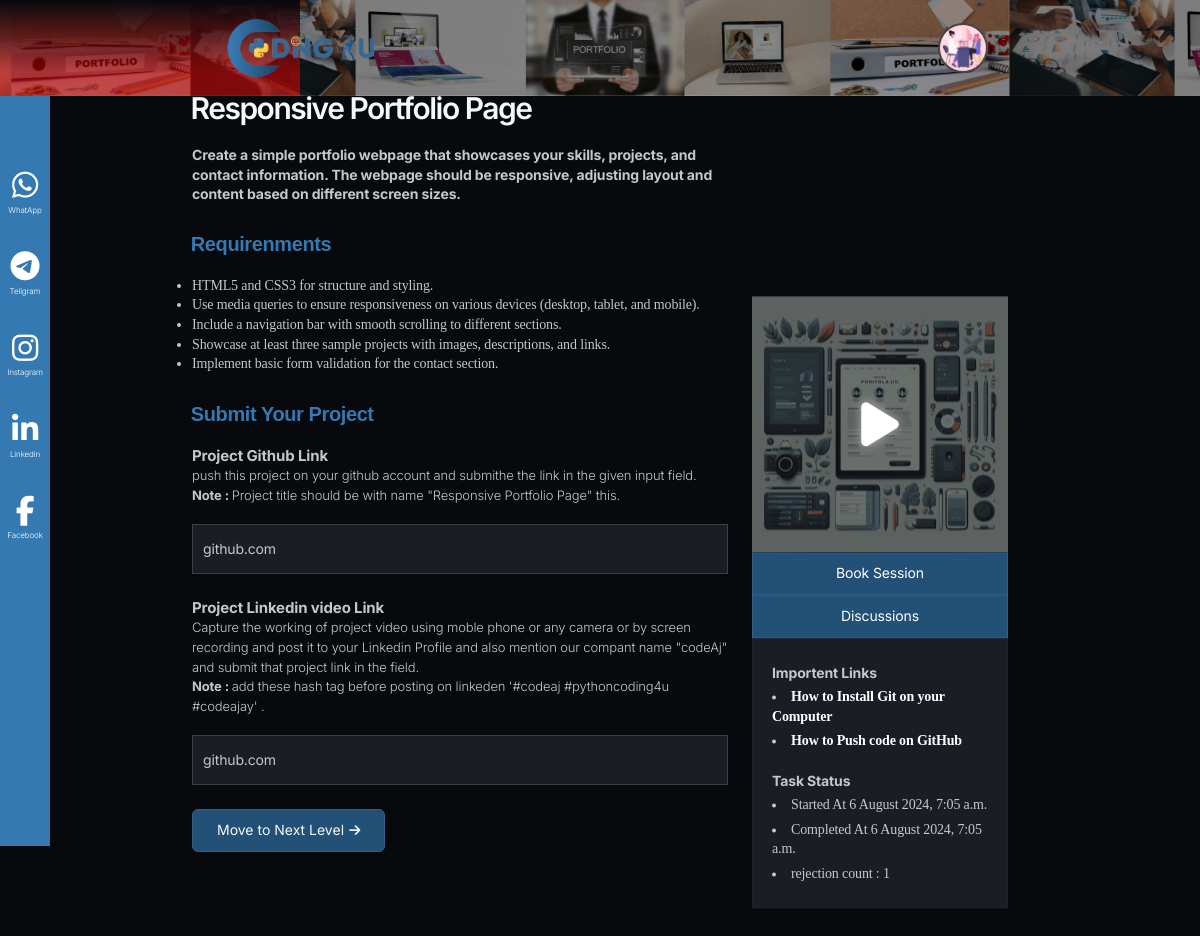
/level-one/ (signed in), run on the app's committed database.
### accounts/models.py (models this page shows, shortened)
class Student(AbstractBaseUser, PermissionsMixin):
    STATUS_NOT_STARTED = 'not_started'
    STATUS_IN_PROGRESS = 'in_progress'
    STATUS_UNDER_REVIEW = 'under_review'
    STATUS_COMPLETED = 'completed'
    STATUS_REJECTED = 'rejected'
    STATUS_CHOICES = [
        (STATUS_NOT_STARTED, 'Not Started'),
        (STATUS_IN_PROGRESS, 'In Progress'),
        (STATUS_UNDER_REVIEW, 'Under Review'),
        (STATUS_COMPLETED, 'Completed'),
        (STATUS_REJECTED, 'Rejected'),
    ]
    email = models.EmailField(unique=True)
    name = models.CharField(max_length=255)
    profile_pic = models.ImageField(upload_to='profile_pics/', null=True, blank=True)
    phone_no = models.CharField(max_length=15, null=True, blank=True)
    whatsapp_no = models.CharField(max_length=15, null=True, blank=True)
    college = models.CharField(max_length=255, null=True, blank=True)
    domain = models.ForeignKey(Domain, on_delete=models.SET_NULL, null=True, blank=True)
    assignment1 = models.ForeignKey(Assignment, on_delete=models.SET_NULL, null=True, blank=True, related_name='assignment1')
    assignment1status = models.CharField(
        max_length=20,
        choices=STATUS_CHOICES,
        default=STATUS_NOT_STARTED,
    )
    assignment1starttime = models.DateTimeField(blank=True,null=True)
    assignment1endttime = models.DateTimeField(blank=True,null=True)
    assignment1rejectioncount = models.IntegerField(default=0)
    assignment2 = models.ForeignKey(Assignment, on_delete=models.SET_NULL, null=True, blank=True, related_name='assignment2')
    assignment2status = models.CharField(
        max_length=20,
        choices=STATUS_CHOICES,
        default=STATUS_NOT_STARTED,
    )
    assignment2starttime = models.DateTimeField(blank=True,null=True)
    assignment2endttime = models.DateTimeField(blank=True,null=True)
    assignment2rejectioncount = models.IntegerField(default=0)
    assignment3 = models.ForeignKey(Assignment, on_delete=models.SET_NULL, null=True, blank=True, related_name='assignment3')
    assignment3status = models.CharField(
        max_length=20,
        choices=STATUS_CHOICES,
        default=STATUS_NOT_STARTED,
    )
    assignment3starttime = models.DateTimeField(blank=True,null=True)
    assignment3endttime = models.DateTimeField(blank=True,null=True)
    assignment3rejectioncount = models.IntegerField(default=0)
    level_choices_student = [(0, 'Not Started'), (1, 'Level 1'), (2, 'Level 2'), (3, 'Level 3'), (4, 'pending'), (5, 'Certificate Level')]
    level_student = models.IntegerField(choices=level_choices_student, default=0)
    otp = models.IntegerField(null=True, blank=True)
    is_active = models.BooleanField(default=True)
    is_staff = models.BooleanField(default=False)
    date_joined = models.DateTimeField(default=timezone.now)
    objects = StudentManager()
    USERNAME_FIELD = 'email'
    REQUIRED_FIELDS = ['name']

class Assignment(models.Model):
    domain = models.ForeignKey(Domain, on_delete=models.SET_NULL, null=True, blank=True)
    assignment_question = models.CharField(max_length=255)
    assignment_description = models.TextField(null=True, blank=True)
    assignment_requirements = models.TextField(null=True, blank=True)
    assignment_banner = models.ImageField(upload_to='assignment_banners/', null=True, blank=True)
    assignment_banner1 = models.ImageField(upload_to='assignment_banners1/', null=True, blank=True)
    level_choices = [(1, 'Level 1'), (2, 'Level 2'), (3, 'Level 3')]
    level = models.IntegerField(choices=level_choices, default=0)
    links = models.ManyToManyField(RefralLink, null=True, blank=True)
    slug = models.CharField(null=True, blank=True, max_length=100)

class AssignmentSubmit(models.Model):
    student = models.ForeignKey(Student, on_delete=models.SET_NULL, null=True, blank=True, unique=True)
    Assignment1_github_Link = models.TextField(null=True, blank=True)
    Assignment1_linkedin_link = models.TextField(null=True, blank=True)
    Assignment2_github_Link = models.TextField(null=True, blank=True)
    Assignment2_linkedin_link = models.TextField(null=True, blank=True)
    Assignment3_github_Link = models.TextField(null=True, blank=True)
    Assignment3_linkedin_link = models.TextField(null=True, blank=True)

class RefralLink(models.Model):
    title = models.CharField(max_length=255)
    url = models.URLField(max_length=255, null=True, blank=True)

### accounts/views.py (the view, shortened to what this page needs)
# urls.py: path('level-one/', views.level_one, name='level1'),
@login_required(login_url='/')
def level_one(request):
    student = request.user
    print(student.id)
    if student.assignment1status == 'not_started':
        student.assignment1status = 'in_progress'
        student.assignment1starttime = timezone.now()
        student.save()
    elif student.assignment1status == 'rejected':
        student.assignment1status = 'in_progress'
        student.assignment1rejectioncount = int(student.assignment1rejectioncount) + 1
        student.save()
    else:
        pass
    try:
        print("loading...1")
        submitted_data = AssignmentSubmit.objects.get(student=student)
        return render(request, 'level1.html',{"sdata": submitted_data})
    except:
        print("loading...")
        return render(request, 'level1.html')

### accounts/models.py (called while the page is built)
    def __str__(self):
        return self.domain_name

### templates/level1.html (shortened to what this page needs)
{% load static %}
{% include 'header.html' %}
<section class="support">
    <div class="iconn">
        <div class="spaceicon"></div>
        <i class="fa-brands fa-whatsapp"></i>
        <p>WhatApp</p>
        <i class="fa-brands fa-telegram"></i>
        <p>Teligram</p>
        <i class="fa-brands fa-instagram"></i>
        <p>Instagram</p>
        <i class="fa-brands fa-linkedin-in"></i>
        <p>Linkedin</p>
        <i class="fa-brands fa-facebook-f"></i>
        <p>Facebook</p>
    </div>
</section>
<div class="stg-container">
    <section >
        <div class="stg-row mobtopp">
            <div class="stg-col-8 ">
                <div class="bringer-grid-1cols" data-stagger-appear="zoom-in" data-stagger-unload="zoom-out" data-threshold="0.5" data-stagger-delay="150">
                    <div >
                        <h3 class="wow animate__animated animate__fadeInTopRight">{{user.assignment1.assignment_question}}</h3>
                        <p class="pdec" ><b>
                            {{user.assignment1.assignment_description}}
                        </b></p>
                        <h5 class="req">Requirenments</h5>
                        <p>
                            {{user.assignment1.assignment_requirements | safe}}
                        </p>
                        <div class="form-submit mt-5">
                        <form method="post">
                            <h5 class="mb-3 req">Submit Your Project</h5>
                            <p style="font-weight: 300; font-size: 13px;" >
                              <b  style="font-size: 15px;"  class="mb-2">Project Github Link </b>
                           <br>
                                push this project on your github account and submithe the link in the given input field.<br>
                                <b>Note : </b> Project title should be with name "{{user.assignment1.assignment_question}}" this.
                            </p>
                            <input value="{{sdata.Assignment1_github_Link}}" type="text" name="git" class="mb-4" placeholder="Project Git Link" required>
                            <p style="font-weight: 300; font-size: 13px;">
                                <b style="font-size: 15px;" class="mb-2">Project Linkedin video Link </b>
                             <br>
                                  Capture the working of project video using moble phone or any camera or by screen recording and post it to your Linkedin Profile and also mention our compant name "codeAj" and submit that project link in the field.<br>
                                  <b>Note : </b> add these hash tag before posting on linkeden '#codeaj #pythoncoding4u #codeajay' .
                              </p>
                            <input value="{{sdata.Assignment1_linkedin_link}}" type="text" name="linkedin" class="mb-5"  placeholder="Project video Linkedin Link" required>
                            <div class="mt-3" style="height: 100px;">
                                <button type="submit" class="mb-3 submit-button " >
                                    Move to Next Level
                                    <i class="fa-solid fa-arrow-right"></i>
                                </button>
                            </div>
                        </form>
                    </div>
                    </div>
                </div>
            </div>
            <div class="stg-col-4 stg-tp-bottom-gap-l" data-unload="fade-left" style="position: relative; border-radius:0px;">
                <div class="bringer-sticky-block is-init sidesticky" style="transform: translateY(0px);  position: sticky; border-radius:0px;">
                    <div class="card1" id="level1" style="border-radius:0px;">
                        <div class="bac" style="border-radius:0px;"></div>
                        <img style="border-radius:0px;" src="{{user.assignment1.assignment_banner.url}}" data-src="{{user.assignment1.assignment_banner.url}}" alt="" class=" img-fluid">
                        <i id="playbtn1" class="fa-solid fa-play play wow animate__animated animate__backOutDown"></i>
                    </div>
                    <div style="text-align: center;">
                        <a href="{% url 'mentor' %}" class="buttonnn" style="width: 100%; border-radius:0px; color:white;">Book Session</a>
                    </div>
                    <div style="text-align: center;">
                        <a href="/discussions/{{user.assignment1.slug}}" class="buttonnn" style="width: 100%; border-radius:0px;color:white;">Discussions</a>
                    </div>
                    <div class="bringer-block" data-delay="0" data-unload="zoom-out" data-threshold="0.5" style="--mouse-x: 159px; --mouse-y: -71.96250915527344px; padding:5px 20px; border-radius :0px;">
                        <br>
                        <b>Importent Links</b>
                            {% for i in  user.assignment1.links.all %}
                            <li><a style="color:#ffffff;" href="{{i.url}}">{{i.title}}</a></li>
                            {% endfor %}
                            <br>
                            <b>Task Status</b>
                            <li>Started At {{ user.assignment1starttime|date:"j F Y, g:i a" }}</li>
                            <li>Completed At {{user.assignment1endttime|date:"j F Y, g:i a" }}</li>
                            <li>rejection count : {{user.assignment1rejectioncount}}</li>
                            <br>
                    </div>
                </div>
            </div>
        </div>
    </section>
</div>
{% include 'footer.html' %}

### templates/header.html (shortened to what this page needs)
{% load static %}
<!DOCTYPE html>
<html lang="en">
<head>
    <link rel="stylesheet" href="https://cdnjs.cloudflare.com/ajax/libs/font-awesome/6.6.0/css/all.min.css" />
    <link type="text/css" rel="stylesheet" href="{% static 'css/config.css' %}">
    <link type="text/css" rel="stylesheet" href="{% static 'css/libs.css' %}">
    <link type="text/css" rel="stylesheet" href="{% static 'css/style.css' %}">
    <link type="text/css" rel="stylesheet" href="{% static 'css/responsive.css' %}">
</head>
<body>
    <header id="bringer-header" class="is-frosted is-sticky" data-appear="fade-down" data-unload="fade-up">
        <div class="bringer-header-inner">
            <div class="bringer-header-lp">
                <a href="{% url 'main' %}" class="bringer-logo">
                    <img src="{% static 'logo.png' %}" alt="bringer." width="180" height="24">
                </a>
            </div>
            <div class="bringer-header-rp">
                <div class="mainlogo">
                    <div class="bbx">
                        {% if user.email %}
                            {% if user.profile_pic %}
                                <a href="{% url 'profile' %}">
                                    <img id="profileimg" class="profile-image" src="{{user.profile_pic.url}}"  >
                                </a>
                            {% else %}
                                <a href="{% url 'profile' %}">
                                    <img id="profileimg" class="profile-image" src="https://t4.ftcdn.net/jpg/01/07/43/45/360_F_107434511_iarF2z88c6Ds6AlgtwotHSAktWCdYOn7.jpg"  >
                            </a>
                            {% endif %}
                        {% endif %}
                    </div>
                </div>
            </div>
        </div>
    </header>

### static/css/libs.css (style rules this page uses)
:root { --swiper-theme-color:#007aff }
:root { --swiper-navigation-size:44px }

### static/css/stg.css (style rules this page uses)
.stg-container { margin: 0 auto; width: var(--stg-container-width); }
.stg-row { display: flex; flex-wrap: nowrap; justify-content: space-between; margin: 0 calc(-0.5 * var(--stg-gap)); position: relative; z-index: 3; width: calc(100% + var(--stg-gap)); }
.stg-row > div { margin: 0 calc(0.5 * var(--stg-gap)); width: 100%; display: flex; flex-direction: column; align-items: flex-start; }
[class*='stg-col-'] > div:not(.stg-row) { width: 100%; }
.stg-row > .stg-col-33, .stg-row > .stg-col-4 { width: calc(33.333% - var(--stg-gap)); }
.stg-row > .stg-col-66, .stg-row > .stg-col-8 { width: calc(66.666% - var(--stg-gap)); }

### templates/header.html (style rules this page uses)
h3 { font-size: 30px; }
h5 { font-size: 20px; }
img { object-fit: cover; }
li { font-family: "Platypi", serif; padding-top : 5px; }
a { text-decoration: none; }
.submit-button { border : none; border : 2px solid gray; padding-bottom: 5px; padding-left: 10px; padding-right: 10px; }
.submit-button i { font-size: 13px; margin-left: 1px; transition: ease-in-out; transition-duration: 0.3s; }
.mainlogo { display: flex; flex-wrap: wrap; justify-content: space-between; }
.mainlogo .profile-image { width : 50px; height : 50px; border-radius: 50%; border : 2px solid rgb(70, 70, 70); margin: 0px; }
a { color :rgb(0, 0, 0); font-weight : 700; text-decoration: none; }
body { background-position: center; background-repeat: no-repeat; background-size:cover; }
.card1 { overflow: hidden; border-radius: 10px; position: relative; }
.card1 img { scale: 1; transition: ease-in-out 0.4s; }
.bac { background-color: rgba(0, 0, 0, 0.559); position: absolute; width: 100%; height: 100%; z-index: 1; box-shadow: rgba(0, 0, 0, 0.56) 0px 22px 70px 4px; border-radius: 10px; text-shadow:rgba(0, 0, 0, 0.56) 0px 22px 70px 4px;; }
.play { margin: 0; position: absolute; top: 50%; left: 50%; transform: translate(-50%, -50%); font-size: 50px; color:white; z-index: 999; }
.fa-play { color: white; text-shadow: 0 0 10px rgba(255, 255, 255, 0.5); transition: text-shadow 0.3s; }
.fa-play { color: white; text-shadow: 0 0 10px rgba(255, 255, 255, 0.5); animation: shadow-pulse 2s infinite; }
@media only screen and (max-width: 1366px) { .bringer-header-inner { padding-left: 100px; padding-right: 100px; } }

### data on the page
Student: profile_pic (picture), assignment1.assignment_question "Responsive Portfolio Page", assignment1.assignment_description "Create a simple portfolio webpage that showcases your skills, projects, and contact information. The webpage should be responsive, adjusting layout and content based on different screen sizes.", assignment1.assignment_requirements "HTML5 and CSS3 for structure and styling. Use media queries to ensure responsiveness on various devices (desktop, tablet, and mobile). Include a navigation bar with smooth scrolling to different sections. Showcase at least three sample projects with images, descriptions, and links. Implement basic form validation for the contact section.", assignment1.assignment_banner (picture), assignment1starttime "6 August 2024, 7:05 a.m.", assignment1endttime "6 August 2024, 7:05 a.m.", assignment1rejectioncount "1"
AssignmentSubmit: git "github.com", linkedin "github.com"
RefralLink: title "How to Install Git on your Computer"
RefralLink: title "How to Push code on GitHub"
